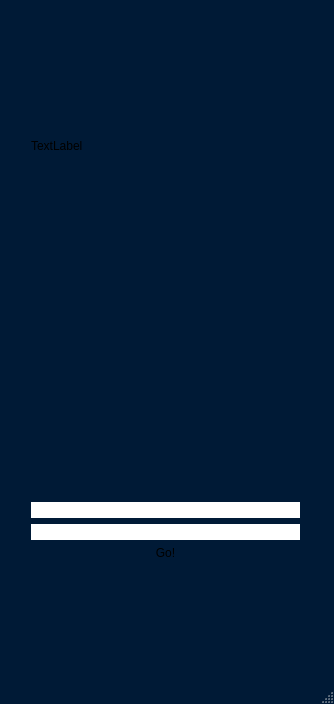
<?xml version="1.0" encoding="UTF-8"?>
<ui version="4.0">
 <class>MainWindow</class>
 <widget class="QMainWindow" name="MainWindow">
  <property name="geometry">
   <rect>
    <x>0</x>
    <y>0</y>
    <width>334</width>
    <height>704</height>
   </rect>
  </property>
  <property name="palette">
   <palette>
    <active>
     <colorrole role="Base">
      <brush brushstyle="SolidPattern">
       <color alpha="255">
        <red>255</red>
        <green>255</green>
        <blue>255</blue>
       </color>
      </brush>
     </colorrole>
     <colorrole role="Window">
      <brush brushstyle="SolidPattern">
       <color alpha="255">
        <red>0</red>
        <green>26</green>
        <blue>54</blue>
       </color>
      </brush>
     </colorrole>
    </active>
    <inactive>
     <colorrole role="Base">
      <brush brushstyle="SolidPattern">
       <color alpha="255">
        <red>255</red>
        <green>255</green>
        <blue>255</blue>
       </color>
      </brush>
     </colorrole>
     <colorrole role="Window">
      <brush brushstyle="SolidPattern">
       <color alpha="255">
        <red>0</red>
        <green>26</green>
        <blue>54</blue>
       </color>
      </brush>
     </colorrole>
    </inactive>
    <disabled>
     <colorrole role="Base">
      <brush brushstyle="SolidPattern">
       <color alpha="255">
        <red>0</red>
        <green>26</green>
        <blue>54</blue>
       </color>
      </brush>
     </colorrole>
     <colorrole role="Window">
      <brush brushstyle="SolidPattern">
       <color alpha="255">
        <red>0</red>
        <green>26</green>
        <blue>54</blue>
       </color>
      </brush>
     </colorrole>
    </disabled>
   </palette>
  </property>
  <property name="windowTitle">
   <string>MainWindow</string>
  </property>
  <widget class="QWidget" name="centralWidget">
   <property name="enabled">
    <bool>true</bool>
   </property>
   <widget class="QFrame" name="loginPage">
    <property name="enabled">
     <bool>true</bool>
    </property>
    <property name="geometry">
     <rect>
      <x>10</x>
      <y>10</y>
      <width>311</width>
      <height>631</height>
     </rect>
    </property>
    <property name="palette">
     <palette>
      <active>
       <colorrole role="Base">
        <brush brushstyle="SolidPattern">
         <color alpha="255">
          <red>0</red>
          <green>2</green>
          <blue>39</blue>
         </color>
        </brush>
       </colorrole>
      </active>
      <inactive>
       <colorrole role="Base">
        <brush brushstyle="SolidPattern">
         <color alpha="255">
          <red>0</red>
          <green>2</green>
          <blue>39</blue>
         </color>
        </brush>
       </colorrole>
      </inactive>
      <disabled>
       <colorrole role="Base">
        <brush brushstyle="SolidPattern">
         <color alpha="255">
          <red>0</red>
          <green>26</green>
          <blue>54</blue>
         </color>
        </brush>
       </colorrole>
      </disabled>
     </palette>
    </property>
    <property name="autoFillBackground">
     <bool>false</bool>
    </property>
    <property name="styleSheet">
     <string notr="true">border: 0px;</string>
    </property>
    <property name="frameShape">
     <enum>QFrame::StyledPanel</enum>
    </property>
    <property name="frameShadow">
     <enum>QFrame::Raised</enum>
    </property>
    <widget class="QWidget" name="verticalLayoutWidget">
     <property name="geometry">
      <rect>
       <x>10</x>
       <y>10</y>
       <width>291</width>
       <height>551</height>
      </rect>
     </property>
     <layout class="QVBoxLayout" name="layout">
      <item>
       <widget class="QLabel" name="video">
        <property name="text">
         <string>TextLabel</string>
        </property>
       </widget>
      </item>
      <item>
       <widget class="QLabel" name="label">
        <property name="styleSheet">
         <string notr="true">background-image: url(&quot;images/text.png&quot;) no-repeat;</string>
        </property>
        <property name="text">
         <string/>
        </property>
       </widget>
      </item>
      <item>
       <widget class="QLineEdit" name="_loginInput"/>
      </item>
      <item>
       <widget class="QLineEdit" name="_passwordInput"/>
      </item>
      <item>
       <widget class="QPushButton" name="goButton">
        <property name="text">
         <string>Go!</string>
        </property>
       </widget>
      </item>
     </layout>
    </widget>
   </widget>
  </widget>
  <widget class="QMenuBar" name="menuBar">
   <property name="geometry">
    <rect>
     <x>0</x>
     <y>0</y>
     <width>334</width>
     <height>25</height>
    </rect>
   </property>
  </widget>
  <widget class="QStatusBar" name="statusBar"/>
 </widget>
 <layoutdefault spacing="6" margin="11"/>
 <resources/>
 <connections/>
</ui>
